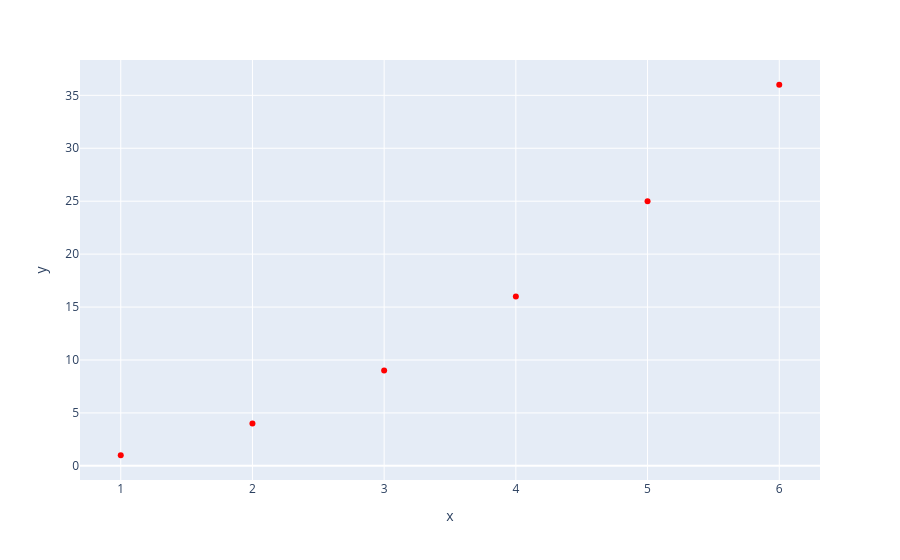

Write notebook code for a chart like this one.
### Code cell
# 通过 update_traces 函数更新
scatter.update_traces(marker=dict(color='red'))
scatter.show()

### Figure 1 — Plotly figure (JSON) as saved in the notebook; plotly's stock layout.template omitted (floating-point values rounded to 4 significant figures)
{"data": [{"hovertemplate": "x=%{x}<br>y=%{y}<extra></extra>", "legendgroup": "", "marker": {"color": "red", "symbol": "circle"}, "mode": "markers", "name": "", "orientation": "v", "showlegend": false, "type": "scatter", "x": [1, 2, 3, 4, 5, 6], "xaxis": "x", "y": [1, 4, 9, 16, 25, 36], "yaxis": "y"}], "layout": {"autosize": true, "legend": {"tracegroupgap": 0}, "margin": {"t": 60}, "xaxis": {"anchor": "y", "autorange": true, "domain": [0, 1], "range": [0.7016, 6.298], "title": {"text": "x"}, "type": "linear"}, "yaxis": {"anchor": "x", "autorange": true, "domain": [0, 1], "range": [-1.482, 38.48], "title": {"text": "y"}, "type": "linear"}}}
